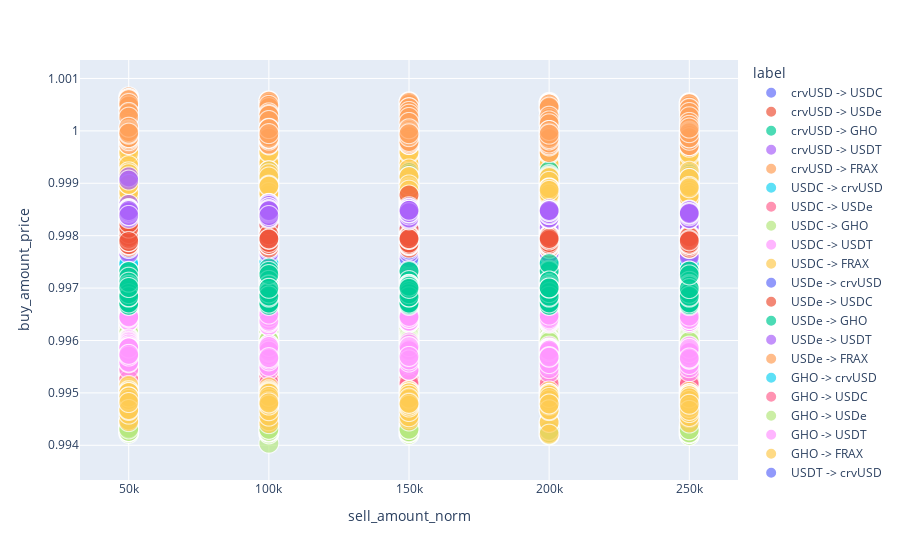

Source (notebook cell):
### Code cell
px.scatter(
    df,
    x="sell_amount_norm",
    y="buy_amount_price",
    color="label",
    size="min_buy_amount_price",
    hover_data=["datetime_received"],
)

### Figure 1 — Plotly figure (JSON) as saved in the notebook; plotly's stock layout.template omitted (floating-point values rounded to 4 significant figures; data arrays with more than 128 entries replaced by an {"elided": "..."} marker saying what was removed)
{"data": [{"customdata": {"elided": "230x1 str values"}, "hovertemplate": "label=crvUSD -> USDC<br>sell_amount_norm=%{x}<br>buy_amount_price=%{y}<br>min_buy_amount_price=%{marker.size}<br>datetime_received=%{customdata[0]}<extra></extra>", "legendgroup": "crvUSD -> USDC", "marker": {"color": "#636efa", "size": {"elided": "230 float values"}, "sizemode": "area", "sizeref": 0.002501, "symbol": "circle"}, "mode": "markers", "name": "crvUSD -> USDC", "showlegend": true, "type": "scattergl", "x": {"elided": "230 int values"}, "xaxis": "x", "y": {"elided": "230 float values"}, "yaxis": "y"}, {"customdata": {"elided": "230x1 str values"}, "hovertemplate": "label=crvUSD -> USDe<br>sell_amount_norm=%{x}<br>buy_amount_price=%{y}<br>min_buy_amount_price=%{marker.size}<br>datetime_received=%{customdata[0]}<extra></extra>", "legendgroup": "crvUSD -> USDe", "marker": {"color": "#EF553B", "size": {"elided": "230 float values"}, "sizemode": "area", "sizeref": 0.002501, "symbol": "circle"}, "mode": "markers", "name": "crvUSD -> USDe", "showlegend": true, "type": "scattergl", "x": {"elided": "230 int values"}, "xaxis": "x", "y": {"elided": "230 float values"}, "yaxis": "y"}, {"customdata": {"elided": "230x1 str values"}, "hovertemplate": "label=crvUSD -> GHO<br>sell_amount_norm=%{x}<br>buy_amount_price=%{y}<br>min_buy_amount_price=%{marker.size}<br>datetime_received=%{customdata[0]}<extra></extra>", "legendgroup": "crvUSD -> GHO", "marker": {"color": "#00cc96", "size": {"elided": "230 float values"}, "sizemode": "area", "sizeref": 0.002501, "symbol": "circle"}, "mode": "markers", "name": "crvUSD -> GHO", "showlegend": true, "type": "scattergl", "x": {"elided": "230 int values"}, "xaxis": "x", "y": {"elided": "230 float values"}, "yaxis": "y"}, {"customdata": {"elided": "230x1 str values"}, "hovertemplate": "label=crvUSD -> USDT<br>sell_amount_norm=%{x}<br>buy_amount_price=%{y}<br>min_buy_amount_price=%{marker.size}<br>datetime_received=%{customdata[0]}<extra></extra>", "legendgroup": "crvUSD -> USDT", "marker": {"color": "#ab63fa", "size": {"elided": "230 float values"}, "sizemode": "area", "sizeref": 0.002501, "symbol": "circle"}, "mode": "markers", "name": "crvUSD -> USDT", "showlegend": true, "type": "scattergl", "x": {"elided": "230 int values"}, "xaxis": "x", "y": {"elided": "230 float values"}, "yaxis": "y"}, {"customdata": {"elided": "230x1 str values"}, "hovertemplate": "label=crvUSD -> FRAX<br>sell_amount_norm=%{x}<br>buy_amount_price=%{y}<br>min_buy_amount_price=%{marker.size}<br>datetime_received=%{customdata[0]}<extra></extra>", "legendgroup": "crvUSD -> FRAX", "marker": {"color": "#FFA15A", "size": {"elided": "230 float values"}, "sizemode": "area", "sizeref": 0.002501, "symbol": "circle"}, "mode": "markers", "name": "crvUSD -> FRAX", "showlegend": true, "type": "scattergl", "x": {"elided": "230 int values"}, "xaxis": "x", "y": {"elided": "230 float values"}, "yaxis": "y"}, {"customdata": {"elided": "230x1 str values"}, "hovertemplate": "label=USDC -> crvUSD<br>sell_amount_norm=%{x}<br>buy_amount_price=%{y}<br>min_buy_amount_price=%{marker.size}<br>datetime_received=%{customdata[0]}<extra></extra>", "legendgroup": "USDC -> crvUSD", "marker": {"color": "#19d3f3", "size": {"elided": "230 float values"}, "sizemode": "area", "sizeref": 0.002501, "symbol": "circle"}, "mode": "markers", "name": "USDC -> crvUSD", "showlegend": true, "type": "scattergl", "x": {"elided": "230 int values"}, "xaxis": "x", "y": {"elided": "230 float values"}, "yaxis": "y"}, {"customdata": {"elided": "230x1 str values"}, "hovertemplate": "label=USDC -> USDe<br>sell_amount_norm=%{x}<br>buy_amount_price=%{y}<br>min_buy_amount_price=%{marker.size}<br>datetime_received=%{customdata[0]}<extra></extra>", "legendgroup": "USDC -> USDe", "marker": {"color": "#FF6692", "size": {"elided": "230 float values"}, "sizemode": "area", "sizeref": 0.002501, "symbol": "circle"}, "mode": "markers", "name": "USDC -> USDe", "showlegend": true, "type": "scattergl", "x": {"elided": "230 int values"}, "xaxis": "x", "y": {"elided": "230 float values"}, "yaxis": "y"}, {"customdata": {"elided": "230x1 str values"}, "hovertemplate": "label=USDC -> GHO<br>sell_amount_norm=%{x}<br>buy_amount_price=%{y}<br>min_buy_amount_price=%{marker.size}<br>datetime_received=%{customdata[0]}<extra></extra>", "legendgroup": "USDC -> GHO", "marker": {"color": "#B6E880", "size": {"elided": "230 float values"}, "sizemode": "area", "sizeref": 0.002501, "symbol": "circle"}, "mode": "markers", "name": "USDC -> GHO", "showlegend": true, "type": "scattergl", "x": {"elided": "230 int values"}, "xaxis": "x", "y": {"elided": "230 float values"}, "yaxis": "y"}, {"customdata": {"elided": "230x1 str values"}, "hovertemplate": "label=USDC -> USDT<br>sell_amount_norm=%{x}<br>buy_amount_price=%{y}<br>min_buy_amount_price=%{marker.size}<br>datetime_received=%{customdata[0]}<extra></extra>", "legendgroup": "USDC -> USDT", "marker": {"color": "#FF97FF", "size": {"elided": "230 float values"}, "sizemode": "area", "sizeref": 0.002501, "symbol": "circle"}, "mode": "markers", "name": "USDC -> USDT", "showlegend": true, "type": "scattergl", "x": {"elided": "230 int values"}, "xaxis": "x", "y": {"elided": "230 float values"}, "yaxis": "y"}, {"customdata": {"elided": "230x1 str values"}, "hovertemplate": "label=USDC -> FRAX<br>sell_amount_norm=%{x}<br>buy_amount_price=%{y}<br>min_buy_amount_price=%{marker.size}<br>datetime_received=%{customdata[0]}<extra></extra>", "legendgroup": "USDC -> FRAX", "marker": {"color": "#FECB52", "size": {"elided": "230 float values"}, "sizemode": "area", "sizeref": 0.002501, "symbol": "circle"}, "mode": "markers", "name": "USDC -> FRAX", "showlegend": true, "type": "scattergl", "x": {"elided": "230 int values"}, "xaxis": "x", "y": {"elided": "230 float values"}, "yaxis": "y"}, {"customdata": {"elided": "230x1 str values"}, "hovertemplate": "label=USDe -> crvUSD<br>sell_amount_norm=%{x}<br>buy_amount_price=%{y}<br>min_buy_amount_price=%{marker.size}<br>datetime_received=%{customdata[0]}<extra></extra>", "legendgroup": "USDe -> crvUSD", "marker": {"color": "#636efa", "size": {"elided": "230 float values"}, "sizemode": "area", "sizeref": 0.002501, "symbol": "circle"}, "mode": "markers", "name": "USDe -> crvUSD", "showlegend": true, "type": "scattergl", "x": {"elided": "230 int values"}, "xaxis": "x", "y": {"elided": "230 float values"}, "yaxis": "y"}, {"customdata": {"elided": "230x1 str values"}, "hovertemplate": "label=USDe -> USDC<br>sell_amount_norm=%{x}<br>buy_amount_price=%{y}<br>min_buy_amount_price=%{marker.size}<br>datetime_received=%{customdata[0]}<extra></extra>", "legendgroup": "USDe -> USDC", "marker": {"color": "#EF553B", "size": {"elided": "230 float values"}, "sizemode": "area", "sizeref": 0.002501, "symbol": "circle"}, "mode": "markers", "name": "USDe -> USDC", "showlegend": true, "type": "scattergl", "x": {"elided": "230 int values"}, "xaxis": "x", "y": {"elided": "230 float values"}, "yaxis": "y"}, {"customdata": {"elided": "230x1 str values"}, "hovertemplate": "label=USDe -> GHO<br>sell_amount_norm=%{x}<br>buy_amount_price=%{y}<br>min_buy_amount_price=%{marker.size}<br>datetime_received=%{customdata[0]}<extra></extra>", "legendgroup": "USDe -> GHO", "marker": {"color": "#00cc96", "size": {"elided": "230 float values"}, "sizemode": "area", "sizeref": 0.002501, "symbol": "circle"}, "mode": "markers", "name": "USDe -> GHO", "showlegend": true, "type": "scattergl", "x": {"elided": "230 int values"}, "xaxis": "x", "y": {"elided": "230 float values"}, "yaxis": "y"}, {"customdata": {"elided": "230x1 str values"}, "hovertemplate": "label=USDe -> USDT<br>sell_amount_norm=%{x}<br>buy_amount_price=%{y}<br>min_buy_amount_price=%{marker.size}<br>datetime_received=%{customdata[0]}<extra></extra>", "legendgroup": "USDe -> USDT", "marker": {"color": "#ab63fa", "size": {"elided": "230 float values"}, "sizemode": "area", "sizeref": 0.002501, "symbol": "circle"}, "mode": "markers", "name": "USDe -> USDT", "showlegend": true, "type": "scattergl", "x": {"elided": "230 int values"}, "xaxis": "x", "y": {"elided": "230 float values"}, "yaxis": "y"}, {"customdata": {"elided": "230x1 str values"}, "hovertemplate": "label=USDe -> FRAX<br>sell_amount_norm=%{x}<br>buy_amount_price=%{y}<br>min_buy_amount_price=%{marker.size}<br>datetime_received=%{customdata[0]}<extra></extra>", "legendgroup": "USDe -> FRAX", "marker": {"color": "#FFA15A", "size": {"elided": "230 float values"}, "sizemode": "area", "sizeref": 0.002501, "symbol": "circle"}, "mode": "markers", "name": "USDe -> FRAX", "showlegend": true, "type": "scattergl", "x": {"elided": "230 int values"}, "xaxis": "x", "y": {"elided": "230 float values"}, "yaxis": "y"}, {"customdata": {"elided": "230x1 str values"}, "hovertemplate": "label=GHO -> crvUSD<br>sell_amount_norm=%{x}<br>buy_amount_price=%{y}<br>min_buy_amount_price=%{marker.size}<br>datetime_received=%{customdata[0]}<extra></extra>", "legendgroup": "GHO -> crvUSD", "marker": {"color": "#19d3f3", "size": {"elided": "230 float values"}, "sizemode": "area", "sizeref": 0.002501, "symbol": "circle"}, "mode": "markers", "name": "GHO -> crvUSD", "showlegend": true, "type": "scattergl", "x": {"elided": "230 int values"}, "xaxis": "x", "y": {"elided": "230 float values"}, "yaxis": "y"}, {"customdata": {"elided": "230x1 str values"}, "hovertemplate": "label=GHO -> USDC<br>sell_amount_norm=%{x}<br>buy_amount_price=%{y}<br>min_buy_amount_price=%{marker.size}<br>datetime_received=%{customdata[0]}<extra></extra>", "legendgroup": "GHO -> USDC", "marker": {"color": "#FF6692", "size": {"elided": "230 float values"}, "sizemode": "area", "sizeref": 0.002501, "symbol": "circle"}, "mode": "markers", "name": "GHO -> USDC", "showlegend": true, "type": "scattergl", "x": {"elided": "230 int values"}, "xaxis": "x", "y": {"elided": "230 float values"}, "yaxis": "y"}, {"customdata": {"elided": "230x1 str values"}, "hovertemplate": "label=GHO -> USDe<br>sell_amount_norm=%{x}<br>buy_amount_price=%{y}<br>min_buy_amount_price=%{marker.size}<br>datetime_received=%{customdata[0]}<extra></extra>", "legendgroup": "GHO -> USDe", "marker": {"color": "#B6E880", "size": {"elided": "230 float values"}, "sizemode": "area", "sizeref": 0.002501, "symbol": "circle"}, "mode": "markers", "name": "GHO -> USDe", "showlegend": true, "type": "scattergl", "x": {"elided": "230 int values"}, "xaxis": "x", "y": {"elided": "230 float values"}, "yaxis": "y"}, {"customdata": {"elided": "230x1 str values"}, "hovertemplate": "label=GHO -> USDT<br>sell_amount_norm=%{x}<br>buy_amount_price=%{y}<br>min_buy_amount_price=%{marker.size}<br>datetime_received=%{customdata[0]}<extra></extra>", "legendgroup": "GHO -> USDT", "marker": {"color": "#FF97FF", "size": {"elided": "230 float values"}, "sizemode": "area", "sizeref": 0.002501, "symbol": "circle"}, "mode": "markers", "name": "GHO -> USDT", "showlegend": true, "type": "scattergl", "x": {"elided": "230 int values"}, "xaxis": "x", "y": {"elided": "230 float values"}, "yaxis": "y"}, {"customdata": {"elided": "230x1 str values"}, "hovertemplate": "label=GHO -> FRAX<br>sell_amount_norm=%{x}<br>buy_amount_price=%{y}<br>min_buy_amount_price=%{marker.size}<br>datetime_received=%{customdata[0]}<extra></extra>", "legendgroup": "GHO -> FRAX", "marker": {"color": "#FECB52", "size": {"elided": "230 float values"}, "sizemode": "area", "sizeref": 0.002501, "symbol": "circle"}, "mode": "markers", "name": "GHO -> FRAX", "showlegend": true, "type": "scattergl", "x": {"elided": "230 int values"}, "xaxis": "x", "y": {"elided": "230 float values"}, "yaxis": "y"}, {"customdata": {"elided": "230x1 str values"}, "hovertemplate": "label=USDT -> crvUSD<br>sell_amount_norm=%{x}<br>buy_amount_price=%{y}<br>min_buy_amount_price=%{marker.size}<br>datetime_received=%{customdata[0]}<extra></extra>", "legendgroup": "USDT -> crvUSD", "marker": {"color": "#636efa", "size": {"elided": "230 float values"}, "sizemode": "area", "sizeref": 0.002501, "symbol": "circle"}, "mode": "markers", "name": "USDT -> crvUSD", "showlegend": true, "type": "scattergl", "x": {"elided": "230 int values"}, "xaxis": "x", "y": {"elided": "230 float values"}, "yaxis": "y"}, {"customdata": {"elided": "230x1 str values"}, "hovertemplate": "label=USDT -> USDC<br>sell_amount_norm=%{x}<br>buy_amount_price=%{y}<br>min_buy_amount_price=%{marker.size}<br>datetime_received=%{customdata[0]}<extra></extra>", "legendgroup": "USDT -> USDC", "marker": {"color": "#EF553B", "size": {"elided": "230 float values"}, "sizemode": "area", "sizeref": 0.002501, "symbol": "circle"}, "mode": "markers", "name": "USDT -> USDC", "showlegend": true, "type": "scattergl", "x": {"elided": "230 int values"}, "xaxis": "x", "y": {"elided": "230 float values"}, "yaxis": "y"}, {"customdata": {"elided": "230x1 str values"}, "hovertemplate": "label=USDT -> USDe<br>sell_amount_norm=%{x}<br>buy_amount_price=%{y}<br>min_buy_amount_price=%{marker.size}<br>datetime_received=%{customdata[0]}<extra></extra>", "legendgroup": "USDT -> USDe", "marker": {"color": "#00cc96", "size": {"elided": "230 float values"}, "sizemode": "area", "sizeref": 0.002501, "symbol": "circle"}, "mode": "markers", "name": "USDT -> USDe", "showlegend": true, "type": "scattergl", "x": {"elided": "230 int values"}, "xaxis": "x", "y": {"elided": "230 float values"}, "yaxis": "y"}, {"customdata": {"elided": "230x1 str values"}, "hovertemplate": "label=USDT -> GHO<br>sell_amount_norm=%{x}<br>buy_amount_price=%{y}<br>min_buy_amount_price=%{marker.size}<br>datetime_received=%{customdata[0]}<extra></extra>", "legendgroup": "USDT -> GHO", "marker": {"color": "#ab63fa", "size": {"elided": "230 float values"}, "sizemode": "area", "sizeref": 0.002501, "symbol": "circle"}, "mode": "markers", "name": "USDT -> GHO", "showlegend": true, "type": "scattergl", "x": {"elided": "230 int values"}, "xaxis": "x", "y": {"elided": "230 float values"}, "yaxis": "y"}, {"customdata": {"elided": "230x1 str values"}, "hovertemplate": "label=USDT -> FRAX<br>sell_amount_norm=%{x}<br>buy_amount_price=%{y}<br>min_buy_amount_price=%{marker.size}<br>datetime_received=%{customdata[0]}<extra></extra>", "legendgroup": "USDT -> FRAX", "marker": {"color": "#FFA15A", "size": {"elided": "230 float values"}, "sizemode": "area", "sizeref": 0.002501, "symbol": "circle"}, "mode": "markers", "name": "USDT -> FRAX", "showlegend": true, "type": "scattergl", "x": {"elided": "230 int values"}, "xaxis": "x", "y": {"elided": "230 float values"}, "yaxis": "y"}, {"customdata": {"elided": "230x1 str values"}, "hovertemplate": "label=FRAX -> crvUSD<br>sell_amount_norm=%{x}<br>buy_amount_price=%{y}<br>min_buy_amount_price=%{marker.size}<br>datetime_received=%{customdata[0]}<extra></extra>", "legendgroup": "FRAX -> crvUSD", "marker": {"color": "#19d3f3", "size": {"elided": "230 float values"}, "sizemode": "area", "sizeref": 0.002501, "symbol": "circle"}, "mode": "markers", "name": "FRAX -> crvUSD", "showlegend": true, "type": "scattergl", "x": {"elided": "230 int values"}, "xaxis": "x", "y": {"elided": "230 float values"}, "yaxis": "y"}, {"customdata": {"elided": "230x1 str values"}, "hovertemplate": "label=FRAX -> USDC<br>sell_amount_norm=%{x}<br>buy_amount_price=%{y}<br>min_buy_amount_price=%{marker.size}<br>datetime_received=%{customdata[0]}<extra></extra>", "legendgroup": "FRAX -> USDC", "marker": {"color": "#FF6692", "size": {"elided": "230 float values"}, "sizemode": "area", "sizeref": 0.002501, "symbol": "circle"}, "mode": "markers", "name": "FRAX -> USDC", "showlegend": true, "type": "scattergl", "x": {"elided": "230 int values"}, "xaxis": "x", "y": {"elided": "230 float values"}, "yaxis": "y"}, {"customdata": {"elided": "230x1 str values"}, "hovertemplate": "label=FRAX -> USDe<br>sell_amount_norm=%{x}<br>buy_amount_price=%{y}<br>min_buy_amount_price=%{marker.size}<br>datetime_received=%{customdata[0]}<extra></extra>", "legendgroup": "FRAX -> USDe", "marker": {"color": "#B6E880", "size": {"elided": "230 float values"}, "sizemode": "area", "sizeref": 0.002501, "symbol": "circle"}, "mode": "markers", "name": "FRAX -> USDe", "showlegend": true, "type": "scattergl", "x": {"elided": "230 int values"}, "xaxis": "x", "y": {"elided": "230 float values"}, "yaxis": "y"}, {"customdata": {"elided": "230x1 str values"}, "hovertemplate": "label=FRAX -> GHO<br>sell_amount_norm=%{x}<br>buy_amount_price=%{y}<br>min_buy_amount_price=%{marker.size}<br>datetime_received=%{customdata[0]}<extra></extra>", "legendgroup": "FRAX -> GHO", "marker": {"color": "#FF97FF", "size": {"elided": "230 float values"}, "sizemode": "area", "sizeref": 0.002501, "symbol": "circle"}, "mode": "markers", "name": "FRAX -> GHO", "showlegend": true, "type": "scattergl", "x": {"elided": "230 int values"}, "xaxis": "x", "y": {"elided": "230 float values"}, "yaxis": "y"}, {"customdata": {"elided": "230x1 str values"}, "hovertemplate": "label=FRAX -> USDT<br>sell_amount_norm=%{x}<br>buy_amount_price=%{y}<br>min_buy_amount_price=%{marker.size}<br>datetime_received=%{customdata[0]}<extra></extra>", "legendgroup": "FRAX -> USDT", "marker": {"color": "#FECB52", "size": {"elided": "230 float values"}, "sizemode": "area", "sizeref": 0.002501, "symbol": "circle"}, "mode": "markers", "name": "FRAX -> USDT", "showlegend": true, "type": "scattergl", "x": {"elided": "230 int values"}, "xaxis": "x", "y": {"elided": "230 float values"}, "yaxis": "y"}], "layout": {"legend": {"itemsizing": "constant", "title": {"text": "label"}, "tracegroupgap": 0}, "margin": {"t": 60}, "xaxis": {"anchor": "y", "domain": [0, 1], "title": {"text": "sell_amount_norm"}}, "yaxis": {"anchor": "x", "domain": [0, 1], "title": {"text": "buy_amount_price"}}}}
